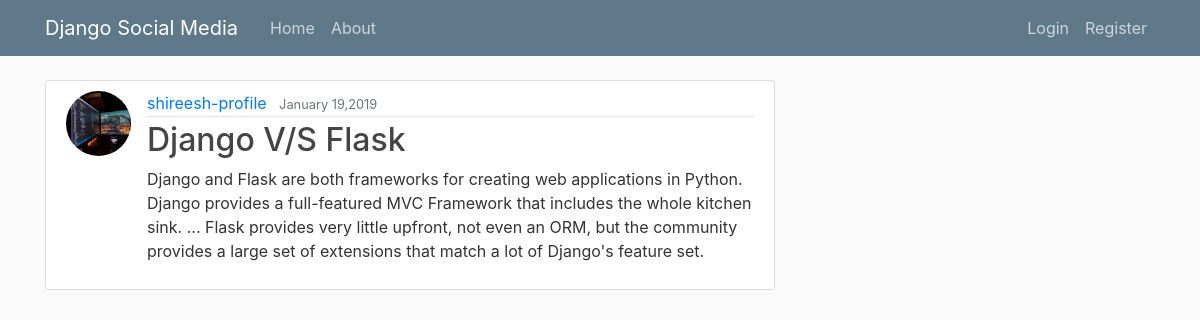
The page /post/9/ on the database as committed earlier.
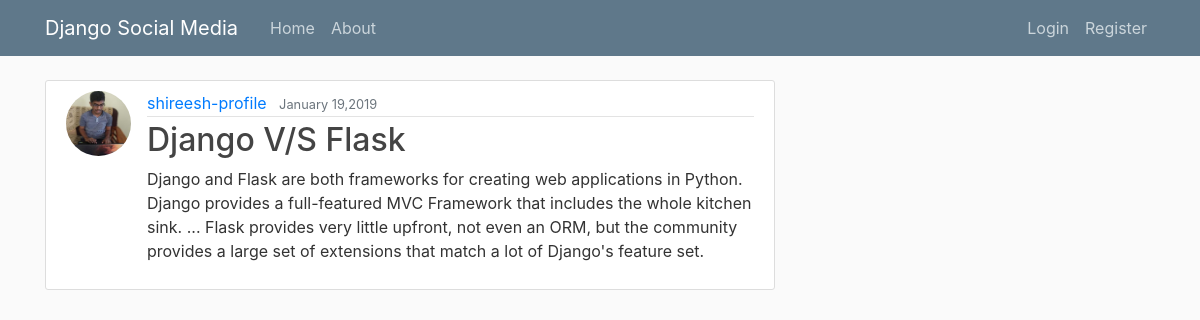
The same page on the database as committed later.
### blog/models.py (models this page shows, shortened)
class Post(models.Model):
    title = models.CharField(max_length = 100)
    content =  models.TextField() #Unrestricted text
    date_posted = models.DateTimeField(default = timezone.now) #current date time as created and changable
    author  = models.ForeignKey(User,on_delete=models.CASCADE) #telling that if a user is deleted then delete the user

### users/models.py (models this page shows, shortened)
class Profile(models.Model):
    user = models.OneToOneField(User , on_delete=models.CASCADE) #extending the user models
    image = models.ImageField(default='default.jpg',upload_to='profile_pics')

### blog/views.py (the view)
# urls.py: path('post/<int:pk>/', PostDetailView.as_view() , name='post-detail'),
class PostDetailView(DetailView):
    model = Post

### blog/templates/blog/post_detail.html (shortened to what this page needs)
{% extends "blog/base.html" %}
{% block content  %}
<article class="media content-section">
    <img class='rounded-circle article-img' src='{{ object.author.profile.image.url}}' >
        <div class="media-body">
          <div class="article-metadata">
            <a class="mr-2" href="{%  url 'user-posts' object.author.username %}">{{ object.author }}</a>
            <small class="text-muted">{{ object.date_posted |date:'F d,Y'}}</small>
          </div>
          <h2 class="article-title">{{ object.title }}</h2>
          <p class="article-content">{{ object.content }}</p>
        </div>
      </article>
{% endblock content %}

Rows that differ between the two databases and show on the page:
changed through a linked row, Post "Django V/S Flask": author.profile.image: a different picture
